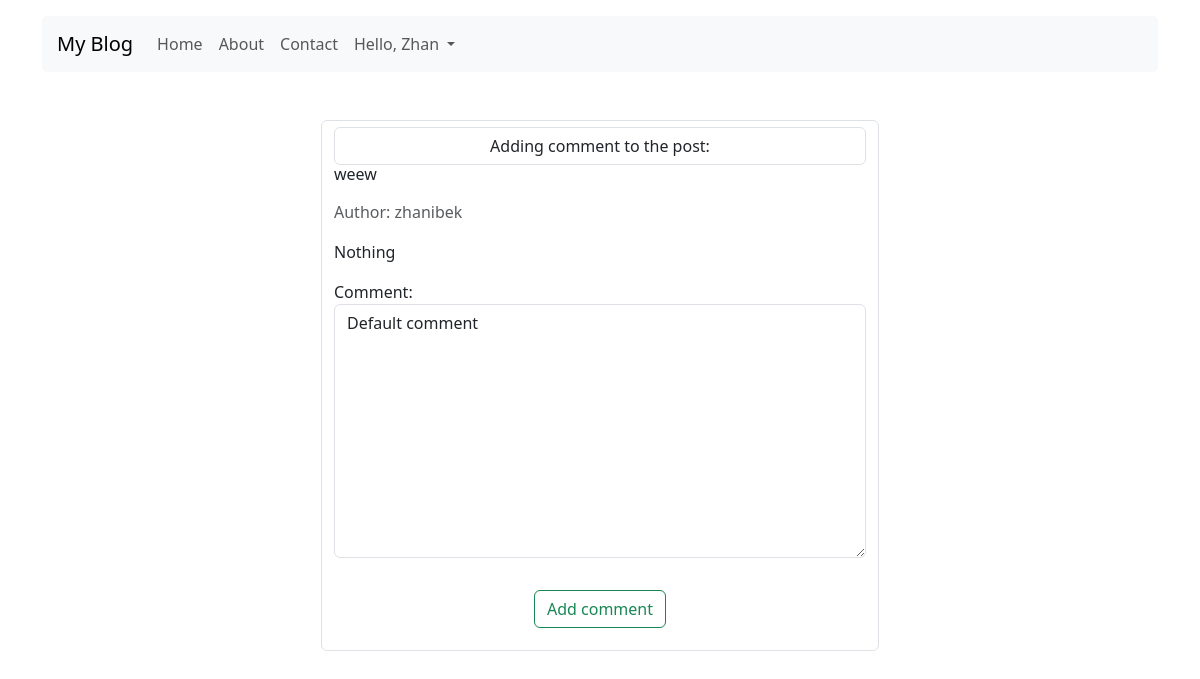
Screenshot of /post/1/comment (signed in) with the database file from the repository.
### blog/models.py (models this page shows, shortened)
class Post(models.Model):
    title = models.CharField(max_length=200, null=True, blank=True)
    body = models.TextField(max_length=2000, null=False, blank=False)
    author = models.ForeignKey(User, on_delete=models.CASCADE, null=False, blank=False, related_name='posts')
    created_at = models.DateTimeField(auto_now_add=True, verbose_name="Created at")
    updated_at = models.DateTimeField(auto_now=True, verbose_name="Updated at")
    image = models.ImageField(upload_to='post-images', null=True, blank=True)

### blog/views.py (the view, shortened to what this page needs)
# urls.py: path('post/<int:pk>/comment', views.comment_create_view, name='comment-create'),
@login_required
def comment_create_view(request, pk):
    post = get_object_or_404(Post, pk=pk)
    return render(request, 'main-page/comment/create.html', {'form': CommentForm(), 'post': post})

### blog/forms.py
class CommentForm(forms.ModelForm):
    class Meta:
        model = Comment
        fields = ['body']
        widgets = {
            'body': forms.Textarea(attrs={'class': 'form-control mb-3', "placeholder": "Your comment..."}),
        }

### templates/main-page/comment/create.html (shortened to what this page needs)
{% extends 'main-page/base.html' %}
{% block content %}
<div class="container mt-5 form-control w-50">
    <label class="form-control text-center justify-content-center">Adding comment to the post:</label>
    <div>
        <h6 class="mb-3">{{ post.title }}</h6>
        <p class="text-muted">Author: {{ post.author }}</p>
        <p>{{ post.body }}</p>
    </div>
    <form method="post" enctype="multipart/form-data">
        {{ form.as_p }}
        <div class="text-center">
              <button type="submit" class="btn btn-outline-success mt-3 mb-3">Add comment</button>
        </div>
    </form>
</div>
{% endblock %}

### templates/main-page/base.html (shortened to what this page needs)
{% load static %}
<!DOCTYPE html>
<html lang="en">
<head>
    <link rel="stylesheet" href="{% static 'css/index.css' %}">
    <link href="https://cdn.jsdelivr.net/npm/bootstrap@5.3.2/dist/css/bootstrap.min.css" rel="stylesheet">
</head>
<body >
      <div class = "container pt-3">
      <nav class="navbar navbar-expand-lg navbar-light bg-light navbarcss">
        <div class="my-blog">
        <a class="navbar-brand" href="#">My Blog</a>
            </div>
        <div class="collapse navbar-collapse" id="navbarNav" >
            <ul class="navbar-nav ml-auto">
                <li class="nav-item active">
                    <a class="nav-link" href="{% url 'index' %}">Home</a>
                </li>
                <li class="nav-item">
                    <a class="nav-link" href="#">About</a>
                </li>
                <li class="nav-item">
                    <a class="nav-link" href="#">Contact</a>
                </li>
                {% if request.user.is_authenticated %}
                    <li class="nav-item dropdown" id="dropdown-item" >
                        <a class="nav-link dropdown-toggle" href="#" id="navbarDropdown" role="button"
                           data-bs-toggle="dropdown" aria-expanded="false">
                            Hello, {{ request.user.username }}
                        </a>
                            </li>
                        {% endif %}
            </ul>
        </div>
    </nav>
          {% block content %}
          {% endblock %}
      </div>
</body>
</html>

### static/css/index.css (style rules this page uses)
.navbarcss { border-radius: 5px; }
.my-blog { margin-left: 15px }

### rows the page displays
Post: title "weew", author "zhanibek", body "Nothing"

### other values shown
{{ request.user.username }} "Zhan"
